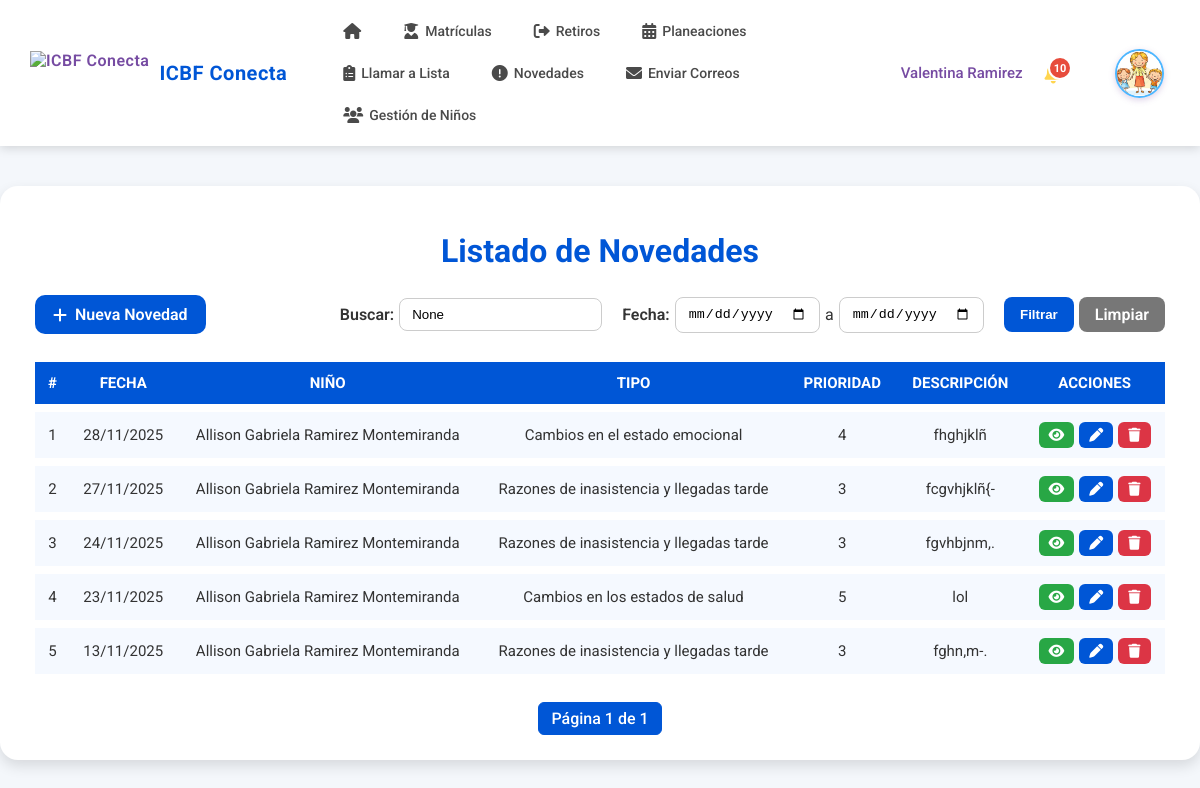
Screenshot of /novedades/ (signed in) with the database file from the repository.
### novedades/models.py (models this page shows, shortened)
class Novedad(models.Model):
    nino = models.ForeignKey(Nino, on_delete=models.CASCADE)
    docente = models.CharField(max_length=100)
    fecha = models.DateField()
    clase = models.CharField(max_length=100)
    descripcion = models.TextField()
    causa = models.CharField(max_length=255, blank=True)
    disposicion = models.TextField(blank=True)
    acuerdos = models.TextField(blank=True)
    observaciones = models.TextField(blank=True)
    usuario = models.ForeignKey(User, on_delete=models.CASCADE, null=True, blank=True)  # 🔔 quién creó la novedad
    archivo_pdf = models.FileField(upload_to='novedades_pdfs/', blank=True, null=True)
    TIPOS_NOVEDAD = [
        ('a', 'Cambios en los estados de salud'),
        ('b', 'Cambios en el estado emocional'),
        ('c', 'Razones de inasistencia y llegadas tarde'),
        ('d', 'Inapetencia'),
        ('e', 'Cambios de medicamentos'),
        ('f', 'Inasistencia de medicamentos'),
        ('g', 'Sin registro civil'),
        ('h', 'Sin afiliación en salud'),
        ('i', 'Sin esquema de vacunación'),
        ('j', 'Otra'),
    ]
    tipo = models.CharField(max_length=1, choices=TIPOS_NOVEDAD, verbose_name="Tipo de novedad")
    def get_prioridad(self):
        prioridades = {
            'a': 5,
            'b': 4,
            'c': 3,
            'd': 2,
            'e': 4,
            'f': 3,
            'g': 2,
            'h': 3,
            'i': 4,
            'j': 1,
        }
        return prioridades.get(self.tipo, 1)

### core/models.py (models this page shows)
class Nino(models.Model):
    TIPO_SANGRE_CHOICES = [
        ('O+', 'O+'), ('O-', 'O-'), ('A+', 'A+'), ('A-', 'A-'),
        ('B+', 'B+'), ('B-', 'B-'), ('AB+', 'AB+'), ('AB-', 'AB-')
    ]
    PARENTESCO_CHOICES = [
        ('padre', 'Padre'), ('madre', 'Madre'), ('tutor', 'Tutor'),
        ('abuelo', 'Abuelo/a'), ('tio', 'Tío/a'), ('hermano', 'Hermano/a'),
        ('otro', 'Otro')
    ]
    TIPO_DOCUMENTO_CHOICES = [
        ('RC', 'Registro Civil'),
        ('TI', 'Tarjeta de Identidad'),
        ('CV', 'Carné de Vacunación'),
        ('AN', 'Acta de Nacimiento'),
        ('CE', 'Cédula de Extranjería'),
        ('PA', 'Pasaporte'),
    ]
    nombres = models.CharField(max_length=50)
    apellidos = models.CharField(max_length=50)
    fecha_nacimiento = models.DateField()
    tipo_documento = models.CharField(max_length=2, choices=TIPO_DOCUMENTO_CHOICES, default='RC', verbose_name='Tipo de Documento')
    documento = models.BigIntegerField(null=True, blank=True, verbose_name='Número de Documento')
    genero = models.CharField(
        max_length=20,
        null=True,
        blank=True,
        choices=[
            ('masculino', 'masculino'),
            ('femenino', 'femenino'),
            ('otro', 'otro'),
            ('no_especificado', 'no_especificado')
        ]
    )
    tipo_sangre = models.CharField(max_length=3, choices=TIPO_SANGRE_CHOICES, null=True, blank=True)
    parentesco = models.CharField(max_length=20, choices=PARENTESCO_CHOICES, null=True, blank=True)
    tiene_discapacidad = models.BooleanField(default=False)
    tipos_discapacidad = models.ManyToManyField('Discapacidad', blank=True)
    otra_discapacidad = models.CharField(max_length=100, null=True, blank=True)
    PAIS_NACIMIENTO_CHOICES = [
        ('', '-- Seleccione el país de nacimiento --'),
        ('colombia', 'Colombia'),
        ('venezuela', 'Venezuela'),
        ('ecuador', 'Ecuador'),
        ('peru', 'Perú'),
        ('panama', 'Panamá'),
        ('brasil', 'Brasil'),
        ('argentina', 'Argentina'),
        ('chile', 'Chile'),
        ('bolivia', 'Bolivia'),
        ('paraguay', 'Paraguay'),
        ('uruguay', 'Uruguay'),
        ('mexico', 'México'),
        ('costa_rica', 'Costa Rica'),
        ('nicaragua', 'Nicaragua'),
        ('honduras', 'Honduras'),
        ('guatemala', 'Guatemala'),
        ('el_salvador', 'El Salvador'),
        ('cuba', 'Cuba'),
        ('republica_dominicana', 'República Dominicana'),
        ('haiti', 'Haití'),
        ('estados_unidos', 'Estados Unidos'),
        ('canada', 'Canadá'),
        ('espana', 'España'),
        ('italia', 'Italia'),
        ('francia', 'Francia'),
        ('alemania', 'Alemania'),
        ('otro', 'Otro país')
    ]
    nacionalidad = models.CharField(
        max_length=50,
        choices=PAIS_NACIMIENTO_CHOICES,
        null=True,
        blank=True,
        verbose_name="País de nacimiento"
    )
    otro_pais = models.CharField(max_length=50, null=True, blank=True, verbose_name="Otro país (especifique)")
    fecha_ingreso = models.DateField(auto_now_add=True, verbose_name="Fecha de ingreso al hogar")
    hogar = models.ForeignKey(HogarComunitario, on_delete=models.PROTECT, related_name='ninos')
    padre = models.ForeignKey(Padre, on_delete=models.CASCADE, related_name='ninos')
    foto = models.FileField(upload_to='ninos/fotos/', null=True, blank=True)
    carnet_vacunacion = models.FileField(upload_to='ninos/vacunacion/', null=True, blank=True)
    certificado_eps = models.FileField(upload_to='ninos/eps/', null=True, blank=True)
    fecha_registro = models.DateTimeField(auto_now_add=True)
    registro_civil_img = models.FileField(upload_to='ninos/registro_civil/', null=True, blank=True)
    observaciones_medicas = models.TextField(null=True, blank=True, verbose_name="Observaciones médicas")
    estado = models.CharField(
        max_length=20,
        choices=[
            ('activo', 'Activo'),
            ('inactivo', 'Inactivo'),
            ('retirado', 'Retirado')
        ],
        default='activo'
    )
    is_deleted = models.BooleanField(default=False, help_text="Marca si el niño ha sido eliminado lógicamente del sistema")
    deleted_at = models.DateTimeField(null=True, blank=True, help_text="Fecha y hora en que fue eliminado")
    objects = SoftDeleteManager()
    class Meta:
        db_table = 'ninos'
    def __str__(self):
        return f"{self.nombres} {self.apellidos}"

### novedades/views.py (the view, shortened to what this page needs)
# urls.py: path('', novedades_list, name='novedades_list'),
@login_required
@rol_requerido('madre_comunitaria')
def novedades_list(request):
    madre_profile = request.user.madre_profile
    hogar_madre = HogarComunitario.objects.filter(madre=madre_profile).first()
    ninos_madre = Nino.objects.filter(hogar=hogar_madre)
    query = request.GET.get('q')
    fecha_inicio = request.GET.get('fecha_inicio')
    fecha_fin = request.GET.get('fecha_fin')
    novedades_qs = Novedad.objects.select_related('nino').filter(nino__in=ninos_madre).order_by('-fecha')
    if fecha_inicio:
        novedades_qs = novedades_qs.filter(fecha__gte=parse_date(fecha_inicio))
    if fecha_fin:
        novedades_qs = novedades_qs.filter(fecha__lte=parse_date(fecha_fin))
    paginator = Paginator(novedades_qs, 5)  # 5 novedades por página
    page_number = request.GET.get('page')
    novedades = paginator.get_page(page_number)
    context = {
        'novedades': novedades,
        'query': query,
        'fecha_inicio': fecha_inicio,
        'fecha_fin': fecha_fin,
    }
    return render(request, 'novedades/novedades_list.html', context)

### core/models.py (called while the page is built)
    def get_queryset(self):
        return super().get_queryset().filter(is_deleted=False)

### templates/novedades/novedades_list.html (shortened to what this page needs)
{% load static %}
<!DOCTYPE html>
<html lang="es">
<head>
<link href="https://cdnjs.cloudflare.com/ajax/libs/font-awesome/6.0.0/css/all.min.css" rel="stylesheet">
</head>
<body>
{% include 'madre/navbar_madre.html' %}
<div class="contenedor-tabla">
    <h1>Listado de Novedades</h1>
   <form method="get" class="acciones-superiores">
    <a href="{% url 'novedades:novedades_create' %}" class="btn-nuevo">
        <i class="fas fa-plus"></i> Nueva Novedad
    </a>
   <div class="filtro-busqueda" style="display: flex; gap: 20px; align-items: center; flex-wrap: wrap;">
    <div style="display: flex; flex-direction: row; align-items: center; gap: 5px;">
        <label for="q" style="font-weight:600;">Buscar:</label>
        <input type="text" name="q" id="q" placeholder="Buscar novedad..." value="{{ query }}">
    </div>
    <div style="display: flex; flex-direction: row; align-items: center; gap: 5px;">
        <label style="font-weight:600;">Fecha:</label>
        <input type="date" name="fecha_inicio" value="{{ fecha_inicio }}">
        <span>a</span>
        <input type="date" name="fecha_fin" value="{{ fecha_fin }}">
    </div>
    <div style="display: flex; gap: 5px;">
        <button type="submit">Filtrar</button>
        <a href="{% url 'novedades:novedades_list' %}">Limpiar</a>
    </div>
</div>
</form>
    <table>
        <thead>
            <tr>
                <th>#</th>
                <th>Fecha</th>
                <th>Niño</th>
                <th>Tipo</th>
                <th>Prioridad</th>
                <th>Descripción</th>
                <th>Acciones</th>
            </tr>
        </thead>
        <tbody>
            {% if novedades %}
                {% for n in novedades %}
                <tr>
                    <td>{{ forloop.counter }}</td>
                    <td>{{ n.fecha|date:"d/m/Y" }}</td>
                    <td>{{ n.nino }}</td>
                    <td>{{ n.get_tipo_display }}</td>
                    <td>{{ n.get_prioridad }}</td>
                    <td>{{ n.descripcion|truncatechars:45 }}</td>
                    <td class="acciones">
                        <a href="{% url 'novedades:detalle' n.id %}" class="btn-accion btn-verde"><i class="fas fa-eye"></i></a>
                        <a href="{% url 'novedades:novedades_edit' n.id %}" class="btn-accion btn-azul"><i class="fas fa-pen"></i></a>
                      <a href="#" class="btn-accion btn-rojo btn-eliminar" data-id="{{ n.id }}"> <i class="fas fa-trash"></i></a>
                    </td>
                </tr>
                {% endfor %}
            {% else %}
                <tr>
                    <td colspan="7">No hay novedades registradas.</td>
                </tr>
            {% endif %}
        </tbody>
    </table>
    <div class="pagination">
        <span class="current">Página {{ novedades.number }} de {{ novedades.paginator.num_pages }}</span>
    </div>
</div>
</body>
</html>

### static/css/navbar_madre.css (style rules this page uses)
:root { --primary-gradient-start: #667eea; --primary-gradient-end: #764ba2; --primary-color: #667eea; --secondary-color: #764ba2; --white: #ffffff; --light-gray: #f5f7fa; --dark-text: #333333; --shadow: 0 2px 10px rgba(0, 0, 0, 0.15); }

### templates/novedades/novedades_list.html (style rules this page uses)
body { margin: 0; font-family: "Roboto", sans-serif; background: #f4f7fb; color: #333; }
.contenedor-tabla { max-width: 1150px; margin: 40px auto; background: #ffffff; padding: 25px 35px; border-radius: 18px; box-shadow: 0 6px 14px rgba(0,0,0,0.12); }
h1 { text-align: center; font-size: 32px; font-weight: 700; margin-bottom: 25px; color: #0056d6; }
.acciones-superiores { display: flex; justify-content: space-between; flex-wrap: wrap; gap: 15px; margin-bottom: 20px; }
.btn-nuevo { background: #0056d6; padding: 10px 18px; color: white; border-radius: 10px; text-decoration: none; display: flex; align-items: center; gap: 8px; font-weight: 600; transition: 0.3s ease; }
.filtro-busqueda { display: flex; gap: 8px; flex-wrap: wrap; align-items: center; }
.filtro-busqueda input[type="text"], .filtro-busqueda input[type="date"] { padding: 8px 12px; border-radius: 8px; border: 1px solid #ccc; outline: none; }
.filtro-busqueda button { background: #0056d6; color: white; padding: 8px 16px; border: none; border-radius: 8px; cursor: pointer; font-weight: 600; }
.filtro-busqueda a { background: #777; color: white; padding: 8px 16px; border-radius: 8px; text-decoration: none; font-weight: 600; }
table { width: 100%; border-spacing: 0 8px; font-size: 15px; }
thead { background: #0056d6; color: white; }
thead th { padding: 12px; text-transform: uppercase; text-align: center; }
tbody tr { background: #f5f9ff; border-bottom: 1px solid #e3e8f0; }
tbody td { padding: 10px; text-align: center; }
.acciones { display: flex; gap: 5px; justify-content: center; }
.btn-accion { padding: 6px 10px; border-radius: 6px; color: white; text-decoration: none; font-size: 14px; display: flex; align-items: center; transition: 0.2s; }
.btn-verde { background: #28a745; }
.btn-azul { background: #0056d6; }
.btn-rojo { background: #dc3545; }
.pagination { margin-top: 20px; display: flex; gap: 10px; justify-content: center; flex-wrap: wrap; }
.pagination a, .pagination span { padding: 6px 12px; background: white; border-radius: 6px; border: 1px solid #ddd; color: #0056d6; text-decoration: none; font-weight: 500; }
.pagination .current { background: #0056d6; color: white; border-color: #0056d6; }

### rows the page displays
Novedad: fecha "28/11/2025", nino "Allison Gabriela Ramirez Montemiranda", tipo "Cambios en el estado emocional", get_prioridad "4", descripcion "fhghjklñ"
Novedad: fecha "27/11/2025", nino "Allison Gabriela Ramirez Montemiranda", tipo "Razones de inasistencia y llegadas tarde", get_prioridad "3", descripcion "fcgvhjklñ{-"
Novedad: fecha "24/11/2025", nino "Allison Gabriela Ramirez Montemiranda", tipo "Razones de inasistencia y llegadas tarde", get_prioridad "3", descripcion "fgvhbjnm,."
Novedad: fecha "23/11/2025", nino "Allison Gabriela Ramirez Montemiranda", tipo "Cambios en los estados de salud", get_prioridad "5", descripcion "lol"
Novedad: fecha "13/11/2025", nino "Allison Gabriela Ramirez Montemiranda", tipo "Razones de inasistencia y llegadas tarde", get_prioridad "3", descripcion "fghn,m-."

### other values shown
{{ nombre_madre }} "Valentina Ramirez"
{{ notifications_count }} "10"
{{ novedades.number }} "1"
{{ novedades.paginator.num_pages }} "1"
